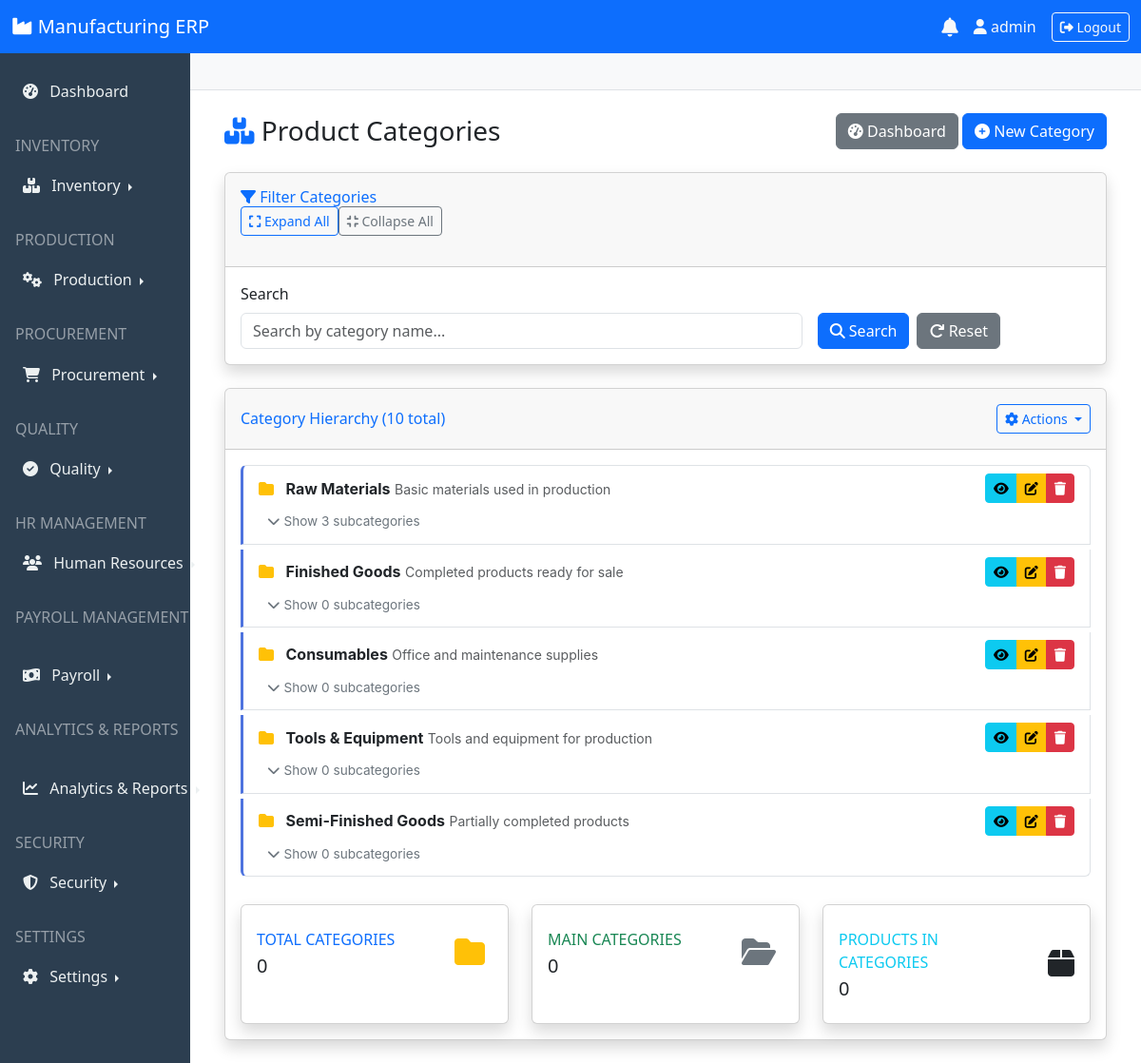
Screenshot of /inventory/categories/ (signed in) with the database file from the repository.
### inventory/models.py (models this page shows, shortened)
class Category(models.Model):
    name = models.CharField(max_length=100)
    parent = models.ForeignKey('self', on_delete=models.CASCADE,
                              null=True, blank=True, related_name='children')
    description = models.TextField(blank=True)

### inventory/views.py (the view)
# urls.py: path('categories/', views.category_list, name='category_list'),
@login_required
def category_list(request):
    categories = Category.objects.all()
    context = {
        'categories': categories
    }
    return render(request, 'inventory/category_list.html', context)

### templates/inventory/category_list.html (shortened to what this page needs)
{% extends 'base.html' %}
{% block content %}
<div class="container-fluid">
    <div class="row mb-4">
        <div class="col-12">
            <div class="d-flex justify-content-between align-items-center">
                <h1 class="h3 mb-0">
                    <i class="fas fa-boxes text-primary"></i> Product Categories
                </h1>
                <div>
                    <a href="{% url 'inventory:dashboard'|default:'#' %}" class="btn btn-secondary">
                        <i class="fas fa-tachometer-alt"></i> Dashboard
                    </a>
                    <a href="{% url 'inventory:category_create' %}" class="btn btn-primary">
                        <i class="fas fa-plus-circle"></i> New Category
                    </a>
                </div>
            </div>
        </div>
    </div>
    <div class="card shadow mb-4">
        <div class="card-header py-3">
            <h6 class="m-0 font-weight-bold text-primary">
                <i class="fas fa-filter"></i> Filter Categories
            </h6>
        </div>
        <div class="card-body">
            <form method="get" class="row g-3">
                <div class="col-md-8">
                    <label class="form-label">Search</label>
                    <input type="text" name="search" class="form-control"
                           value="{{ request.GET.search }}" placeholder="Search by category name...">
                </div>
                <div class="col-md-4 d-flex align-items-end">
                    <button type="submit" class="btn btn-primary me-2">
                        <i class="fas fa-search"></i> Search
                    </button>
                    <a href="{% url 'inventory:category_list' %}" class="btn btn-secondary">
                        <i class="fas fa-redo"></i> Reset
                    </a>
                </div>
            </form>
        </div>
    </div>
    <div class="card shadow">
        <div class="card-header py-3 d-flex justify-content-between align-items-center">
            <h6 class="m-0 font-weight-bold text-primary">
                Category Hierarchy ({{ categories|length }} total)
            </h6>
            <div class="dropdown">
                <button class="btn btn-sm btn-outline-primary dropdown-toggle" type="button"
                        data-toggle="dropdown" aria-expanded="false">
                    <i class="fas fa-cog"></i> Actions
                </button>
            </div>
        </div>
        <div class="card-body">
            <div id="category-tree" class="category-tree">
                <ul class="list-group">
                    {% for category in categories %}
                        {% if not category.parent %}
                            <li class="list-group-item category-item">
                                <div class="d-flex justify-content-between align-items-center">
                                    <div>
                                        <span class="category-toggle" data-category-id="{{ category.id }}">
                                            <i class="fas fa-folder text-warning"></i>
                                            <strong>{{ category.name }}</strong>
                                        </span>
                                        {% if category.description %}
                                            <small class="text-muted ml-3">{{ category.description|truncatechars:50 }}</small>
                                        {% endif %}
                                    </div>
                                    <div class="btn-group btn-group-sm">
                                        <a href="{% url 'inventory:category_detail' category.pk %}"
                                           class="btn btn-info" title="View">
                                            <i class="fas fa-eye"></i>
                                        </a>
                                        <a href="{% url 'inventory:category_update' category.pk %}"
                                           class="btn btn-warning" title="Edit">
                                            <i class="fas fa-edit"></i>
                                        </a>
                                        <a href="{% url 'inventory:category_delete' category.pk %}"
                                           class="btn btn-danger" title="Delete">
                                            <i class="fas fa-trash"></i>
                                        </a>
                                    </div>
                                </div>
                                <button class="btn btn-sm btn-link toggle-children mt-1"
                                        data-category-id="{{ category.id }}">
                                    <i class="fas fa-chevron-down"></i>
                                    Show {{ category.children.count }} subcategories
                                </button>
                            </li>
                        {% endif %}
                    {% endfor %}
                </ul>
            </div>
            <div class="row mt-4">
                <div class="col-md-4">
                    <div class="card border-left-primary shadow h-100 py-2">
                        <div class="card-body">
                            <div class="row no-gutters align-items-center">
                                <div class="col mr-2">
                                    <div class="text-xs font-weight-bold text-primary text-uppercase mb-1">
                                        Total Categories
                                    </div>
                                    <div class="h5 mb-0 font-weight-bold text-gray-800">{{ total_categories|default:"0" }}</div>
                                </div>
                                <div class="col-auto">
                                    <i class="fas fa-folder fa-2x text-gray-300"></i>
                                </div>
                            </div>
                        </div>
                    </div>
                </div>
                <div class="col-md-4">
                    <div class="card border-left-success shadow h-100 py-2">
                        <div class="card-body">
                            <div class="row no-gutters align-items-center">
                                <div class="col mr-2">
                                    <div class="text-xs font-weight-bold text-success text-uppercase mb-1">
                                        Main Categories
                                    </div>
                                    <div class="h5 mb-0 font-weight-bold text-gray-800">{{ main_categories|default:"0" }}</div>
                                </div>
                                <div class="col-auto">
                                    <i class="fas fa-folder-open fa-2x text-gray-300"></i>
                                </div>
                            </div>
                        </div>
                    </div>
                </div>
                <div class="col-md-4">
                    <div class="card border-left-info shadow h-100 py-2">
                        <div class="card-body">
                            <div class="row no-gutters align-items-center">
                                <div class="col mr-2">
                                    <div class="text-xs font-weight-bold text-info text-uppercase mb-1">
                                        Products in Categories
                                    </div>
                                    <div class="h5 mb-0 font-weight-bold text-gray-800">{{ total_products|default:"0" }}</div>
                                </div>
                                <div class="col-auto">
                                    <i class="fas fa-box fa-2x text-gray-300"></i>
                                </div>
                            </div>
                        </div>
                    </div>
                </div>
            </div>
        </div>
    </div>
</div>
{% endblock %}

### templates/base.html (shortened to what this page needs)
<!DOCTYPE html>
<html lang="en">
<head>
    <link href="https://cdn.jsdelivr.net/npm/bootstrap@5.3.0/dist/css/bootstrap.min.css" rel="stylesheet">
    <link rel="stylesheet" href="https://cdnjs.cloudflare.com/ajax/libs/font-awesome/6.4.0/css/all.min.css">
    <link rel="stylesheet" href="https://cdn.datatables.net/1.13.4/css/dataTables.bootstrap5.min.css">
</head>
<body>
    <nav class="navbar navbar-expand-lg navbar-dark bg-primary">
        <div class="container-fluid">
            <a class="navbar-brand" href="{% url 'dashboard' %}">
                <i class="fas fa-industry"></i> Manufacturing ERP
            </a>
            <div class="d-flex align-items-center">
                <div class="dropdown me-3">
                    <a href="#" class="text-light position-relative" id="notificationDropdown"
                    data-bs-toggle="dropdown" aria-expanded="false">
                        <i class="fas fa-bell fa-lg"></i>
                    </a>
                </div>
                <span class="text-light me-3">
                    <i class="fas fa-user"></i> {{ user.username }}
                </span>
                <a href="{% url 'logout' %}" class="btn btn-outline-light btn-sm">
                    <i class="fas fa-sign-out-alt"></i> Logout
                </a>
            </div>
        </div>
    </nav>
    <div class="container-fluid">
        <div class="row">
            <div class="col-md-2 p-0 sidebar">
                <nav class="nav flex-column mt-3">
                    <a class="nav-link {% if request.path == '/dashboard/' %}active{% endif %}"
                    href="{% url 'dashboard' %}">
                        <i class="fas fa-tachometer-alt me-2"></i> Dashboard
                    </a>
                    <h6 class="text-uppercase text-white-50 mt-4 px-3 mb-2">Inventory</h6>
                    <div class="nav-item dropend">
                        <a class="nav-link dropdown-toggle" href="#" id="inventoryDropdown" role="button"
                        data-bs-toggle="dropdown" aria-expanded="false">
                            <i class="fas fa-boxes me-2"></i> Inventory
                        </a>
                    </div>
                    <h6 class="text-uppercase text-white-50 mt-4 px-3 mb-2">Production</h6>
                    <div class="nav-item dropend">
                        <a class="nav-link dropdown-toggle" href="#" id="productionDropdown" role="button"
                        data-bs-toggle="dropdown" aria-expanded="false">
                            <i class="fas fa-cogs me-2"></i> Production
                        </a>
                    </div>
                    <h6 class="text-uppercase text-white-50 mt-4 px-3 mb-2">Procurement</h6>
                    <div class="nav-item dropend">
                        <a class="nav-link dropdown-toggle" href="#" id="procurementDropdown" role="button"
                        data-bs-toggle="dropdown" aria-expanded="false">
                            <i class="fas fa-shopping-cart me-2"></i> Procurement
                        </a>
                    </div>
                    <h6 class="text-uppercase text-white-50 mt-4 px-3 mb-2">Quality</h6>
                    <div class="nav-item dropend">
                        <a class="nav-link dropdown-toggle" href="#" id="qualityDropdown" role="button"
                        data-bs-toggle="dropdown" aria-expanded="false">
                            <i class="fas fa-check-circle me-2"></i> Quality
                        </a>
                    </div>
                    <h6 class="text-uppercase text-white-50 mt-4 px-3 mb-2">HR Management</h6>
                    <div class="nav-item dropend">
                        <a class="nav-link dropdown-toggle" href="#" id="hrDropdown" role="button"
                        data-bs-toggle="dropdown" aria-expanded="false">
                            <i class="fas fa-users me-2"></i> Human Resources
                        </a>
                    </div>
                    <h6 class="text-uppercase text-white-50 mt-4 px-3 mb-2">Payroll Management</h6>
                    <div class="nav-item dropend">
                        <a class="nav-link dropdown-toggle" href="#" id="payrollDropdown" role="button"
                        data-bs-toggle="dropdown" aria-expanded="false">
                            <i class="fas fa-money-bill-wave me-2"></i> Payroll
                        </a>
                    </div>
                    <h6 class="text-uppercase text-white-50 mt-4 px-3 mb-2">Analytics & Reports</h6>
                    <div class="nav-item dropend">
                        <a class="nav-link dropdown-toggle" href="#" id="analyticsDropdown" role="button"
                        data-bs-toggle="dropdown" aria-expanded="false">
                            <i class="fas fa-chart-line me-2"></i> Analytics & Reports
                        </a>
                    </div>
                    <h6 class="text-uppercase text-white-50 mt-4 px-3 mb-2">Security</h6>
                    <div class="nav-item dropend">
                        <a class="nav-link dropdown-toggle" href="#" id="securityDropdown" role="button"
                        data-bs-toggle="dropdown" aria-expanded="false">
                            <i class="fas fa-shield-alt me-2"></i> Security
                        </a>
                    </div>
                    <h6 class="text-uppercase text-white-50 mt-4 px-3 mb-2">Settings</h6>
                    <div class="nav-item dropend">
                        <a class="nav-link dropdown-toggle" href="#" id="settingsDropdown" role="button"
                        data-bs-toggle="dropdown" aria-expanded="false">
                            <i class="fas fa-cog me-2"></i> Settings
                        </a>
                    </div>
                </nav>
            </div>
            <div class="col-md-10 p-0">
                <div class="content-header">
                </div>
                <div class="p-4">
                    {% block content %}{% endblock %}
                </div>
            </div>
        </div>
    </div>
</body>
</html>

### templates/base.html (style rules this page uses)
.sidebar { min-height: calc(100vh - 56px); background-color: #2c3e50; }
.sidebar .nav-link { color: #ecf0f1; padding: 12px 20px; border-left: 4px solid transparent; }
.content-header { background-color: #f8f9fa; padding: 15px; border-bottom: 1px solid #dee2e6; }

### templates/inventory/category_list.html (style rules this page uses)
.category-tree { font-family: -apple-system, BlinkMacSystemFont, 'Segoe UI', Roboto, sans-serif; }
.category-item { border-left: 3px solid #4e73df; margin-bottom: 5px; transition: all 0.3s; }
.toggle-children, .toggle-grandchildren { color: #6c757d; text-decoration: none; font-size: 0.85rem; }
.fa-folder { color: #ffc107; margin-right: 8px; }
.fa-folder-open { color: #6c757d; margin-right: 8px; }

### rows the page displays
Category: name "Raw Materials", description "Basic materials used in production", children.count "3"
Category: name "Finished Goods", description "Completed products ready for sale", children.count "0"
Category: name "Consumables", description "Office and maintenance supplies", children.count "0"
Category: name "Tools & Equipment", description "Tools and equipment for production", children.count "0"
Category: name "Semi-Finished Goods", description "Partially completed products", children.count "0"

### other values shown
{{ user.username }} "admin"
{{ categories|length }} "10"
{{ total_categories|default:"0" }} "0"
{{ main_categories|default:"0" }} "0"
{{ total_products|default:"0" }} "0"
